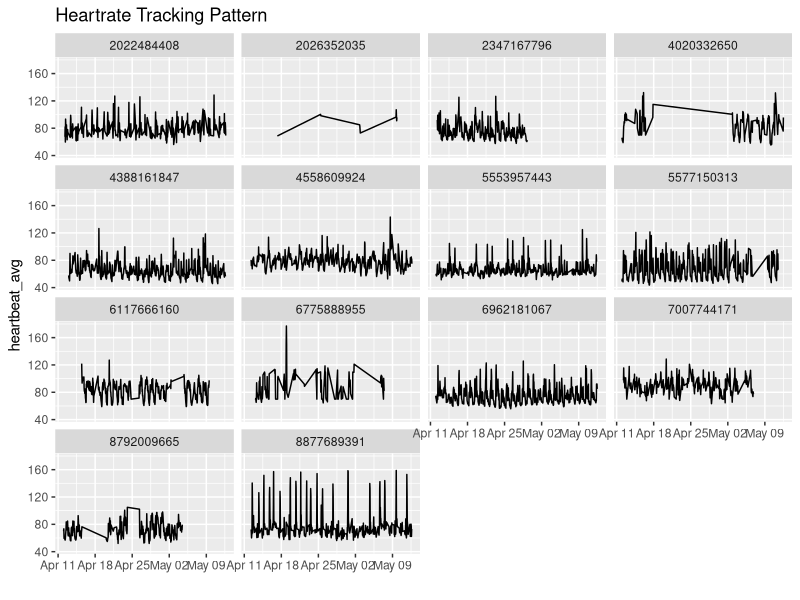

Write R code to recreate this figure.
install.packages("tidyverse")
library(tidyverse)

heartrate<-read_csv("SQL_hourly_dist.csv")

View(heartrate)

## Renaming wrongly named column 

heartrate<-rename(heartrate,heartbeat_avg = hearbeat_Avg)

## Visualizing Average heartbeat through the day

png("use_of_heartrate_tracking.png",width = 800, height = 600)
ggplot(heartrate,aes(x=Time_Hour,y=heartbeat_avg))+
  geom_line()+
  facet_wrap(~Id)+
  labs(title="Heartrate Tracking Pattern",x="")
dev.off()
